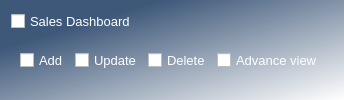
                    <widget class="QFrame" name="sales_verticalFrame">
                     <property name="sizePolicy">
                      <sizepolicy hsizetype="Preferred" vsizetype="Fixed">
                       <horstretch>0</horstretch>
                       <verstretch>0</verstretch>
                      </sizepolicy>
                     </property>
                     <property name="styleSheet">
                      <string notr="true">background-color: qlineargradient(spread:pad, x1:0.229, y1:0.25, x2:1, y2:1, stop:0 rgba(62, 88, 121, 255), stop:1 rgba(255, 255, 255, 255));
color: rgb(255, 255, 255);</string>
                     </property>
                     <layout class="QVBoxLayout" name="verticalLayout_15">
                      <property name="spacing">
                       <number>0</number>
                      </property>
                      <item>
                       <widget class="QCheckBox" name="sales_dashbaord_checkBox">
                        <property name="font">
                         <font>
                          <pointsize>10</pointsize>
                         </font>
                        </property>
                        <property name="styleSheet">
                         <string notr="true">background:none;</string>
                        </property>
                        <property name="text">
                         <string>Sales Dashboard</string>
                        </property>
                       </widget>
                      </item>
                      <item>
                       <widget class="QFrame" name="horizontalFrame_11">
                        <property name="styleSheet">
                         <string notr="true">QFrame{
background:none;
}
QCheckBox{
background:none;
}</string>
                        </property>
                        <layout class="QHBoxLayout" name="horizontalLayout_20">
                         <item>
                          <widget class="QCheckBox" name="sales_dashbaord_checkBox_add">
                           <property name="font">
                            <font>
                             <pointsize>10</pointsize>
                            </font>
                           </property>
                           <property name="text">
                            <string>Add</string>
                           </property>
                          </widget>
                         </item>
                         <item>
                          <widget class="QCheckBox" name="sales_dashbaord_checkBox_update">
                           <property name="font">
                            <font>
                             <pointsize>10</pointsize>
                            </font>
                           </property>
                           <property name="text">
                            <string>Update</string>
                           </property>
                          </widget>
                         </item>
                         <item>
                          <widget class="QCheckBox" name="sales_dashbaord_checkBox_delete">
                           <property name="font">
                            <font>
                             <pointsize>10</pointsize>
                            </font>
                           </property>
                           <property name="text">
                            <string>Delete</string>
                           </property>
                          </widget>
                         </item>
                         <item>
                          <widget class="QCheckBox" name="sales_dashbaord_checkBox_advanceview">
                           <property name="font">
                            <font>
                             <pointsize>10</pointsize>
                            </font>
                           </property>
                           <property name="text">
                            <string>Advance view</string>
                           </property>
                          </widget>
                         </item>
                        </layout>
                       </widget>
                      </item>
                     </layout>
                    </widget>
